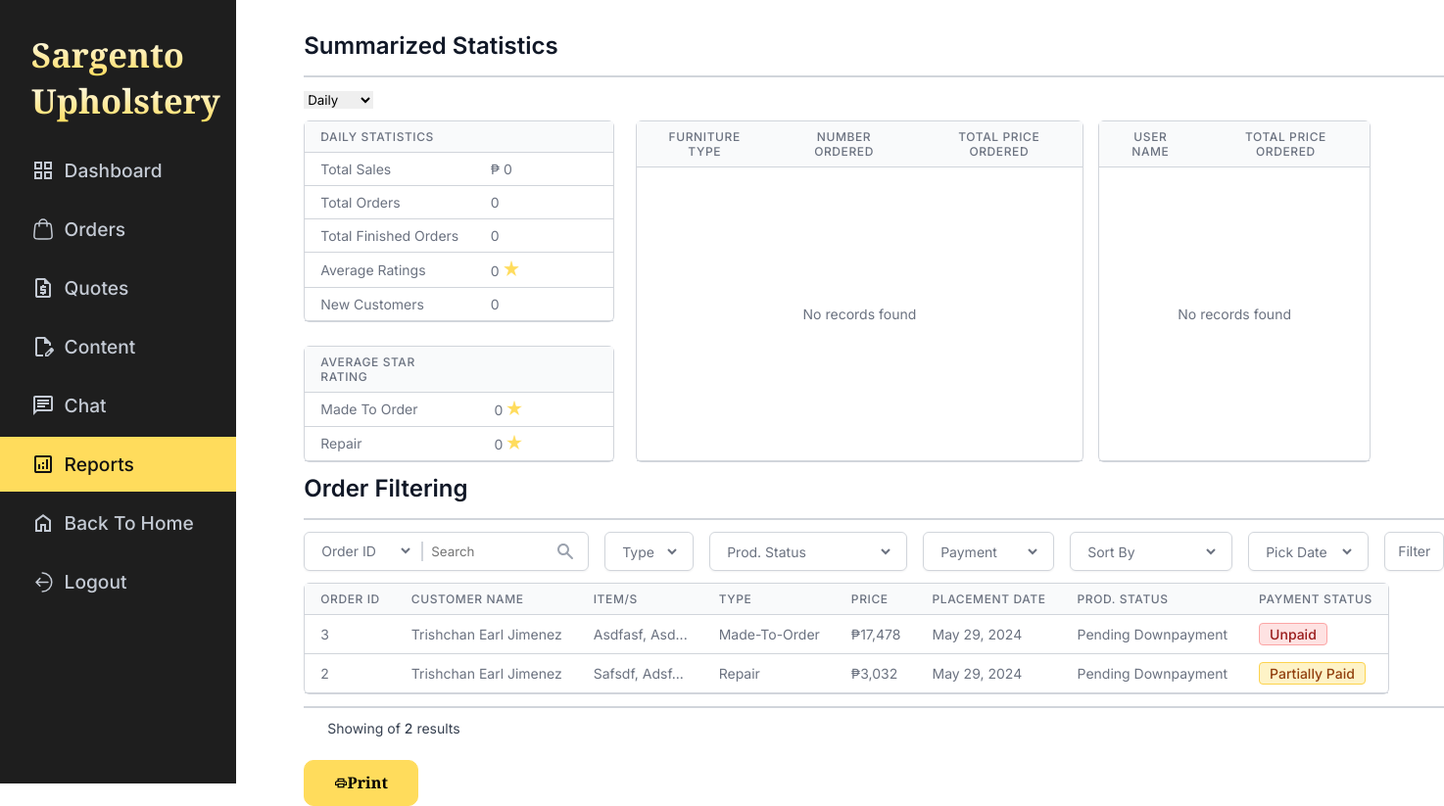
Page /admin/reports.php on the earlier database version.
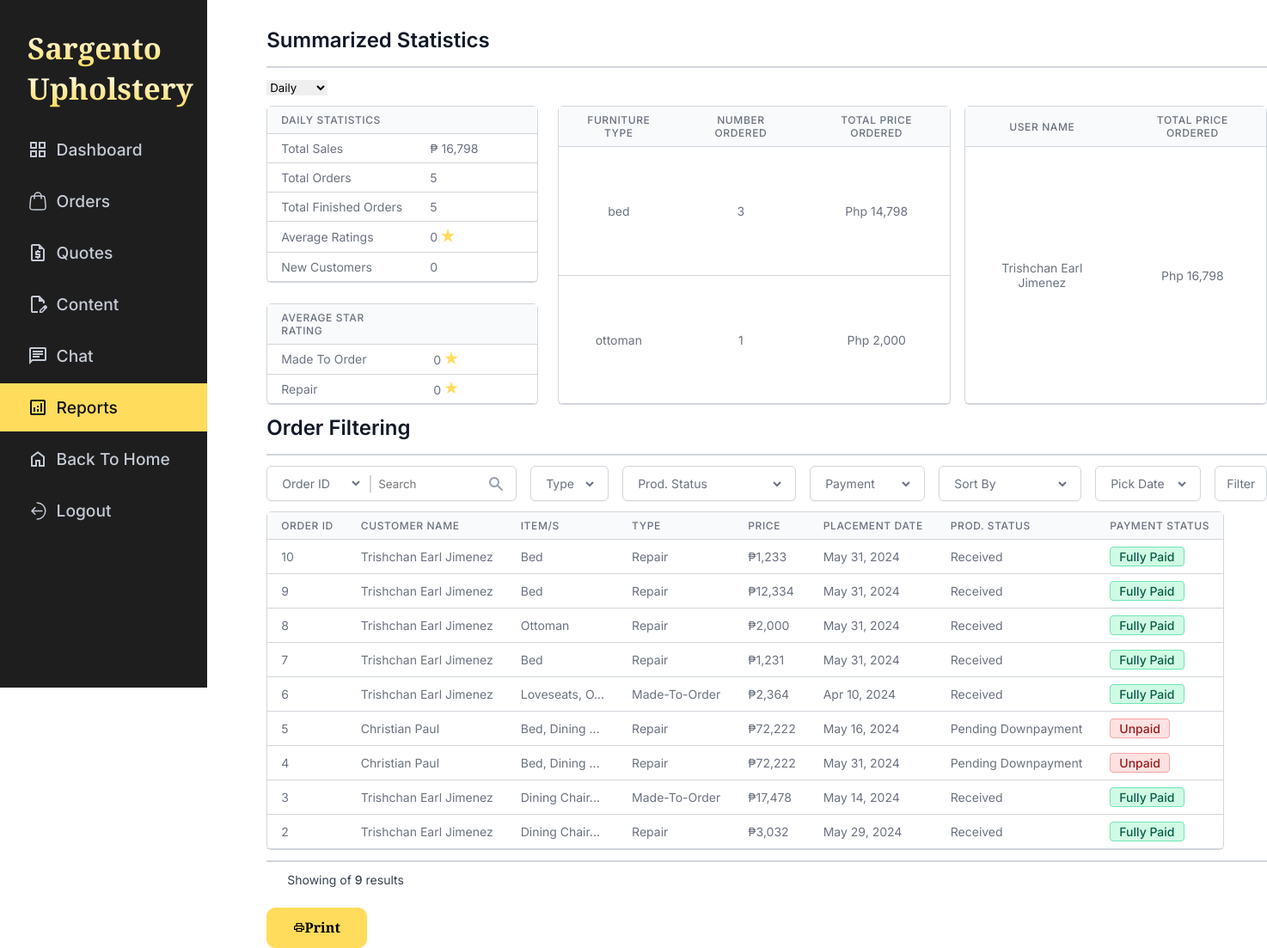
Same page on the later database version.
### tables this page shows
CREATE TABLE `orders` (
  `order_id` int NOT NULL,
  `quote_id` int DEFAULT NULL,
  `order_phase` enum('pending_downpayment','awaiting_furniture','in_production','pending_fullpayment','out_for_delivery','received','cancelled') NOT NULL DEFAULT 'pending_downpayment',
  `payment_phase` enum('unpaid','partially_paid','fully_paid') NOT NULL DEFAULT 'unpaid',
  `cancellation_reason` text,
  `created_at` datetime NOT NULL DEFAULT CURRENT_TIMESTAMP,
  `est_completion_date` date DEFAULT NULL,
  `updated_at` timestamp NOT NULL DEFAULT CURRENT_TIMESTAMP
);

### admin/reports.php (the view, shortened to what the changed rows need)
<?php
require '../database_connection.php';
$order_sort = $_GET['order-sort'] ?? '';
$count_query = "
    SELECT
        COUNT(*) AS total_records
    FROM
        orders O
    JOIN
        quotes Q USING(quote_id)
    JOIN
        users U ON Q.customer_id = U.user_id
    WHERE 1
";
$query = "
    SELECT
        O.order_id,
        U.name AS customer_name,
        Q.service_type AS order_type,
        Q.total_price AS price,
        GROUP_CONCAT(CONCAT(UPPER(SUBSTRING(I.furniture, 1, 1)), LOWER(SUBSTRING(I.furniture, 2))) SEPARATOR ', ') AS item,
        O.created_at AS placement_date,
        O.order_phase AS prod_status,
        O.payment_phase AS payment_status
    FROM
        orders O
    JOIN
        quotes Q USING (quote_id)
    LEFT JOIN
        items I USING (quote_id)
    JOIN
        users U ON Q.customer_id = U.user_id
    WHERE 1
";
$count_result = $conn->query($count_query);
$total_records = $count_result->fetch(PDO::FETCH_ASSOC)['total_records'];
$query .= " GROUP BY O.order_id";
if (!($order_sort === 'default' || empty($order_sort))) {
    $query .= " ORDER BY $order_sort DESC";
} else {
    $query .= " ORDER BY O.updated_at DESC";
}
$query .= " LIMIT 10";
$stmt = $conn->query($query);
$orders = $stmt->fetchAll(PDO::FETCH_ASSOC);
?>
<!DOCTYPE html>
<html lang="en">
<head>
    <link rel="stylesheet" href="../css/global.css">
    <link rel="stylesheet" href="../css/admin/orders.css">
    <link rel="stylesheet" href="../css/sidebar.css">
    <link rel="stylesheet" href="../css/report_generated.css">
    <link rel="stylesheet" href="../css/dashboard.css">
</head>
<body>
<div class="wrapper_body">
<div class="admin-sidebar">
            <h1>
                <p class="text-gold">Sargento</p>
                <p class="text-gold">Upholstery</p>
            </h1>
        </div>
    <div class="orders">
        <?php
        $sql_ranking_system_daily = "
            SELECT
                U.name AS user_name,
                SUM(Q.total_price) AS total_purchased_daily
            FROM
                users U
            JOIN
                quotes Q ON U.user_id = Q.customer_id
            JOIN
                orders O USING(quote_id)
            WHERE
                O.order_phase = 'received'
                AND DATE(O.created_at) = CURDATE()
            GROUP BY
                U.user_id
        ";
        $stmt = $conn->query($sql_ranking_system_daily);
        $results_ranking_daily = $stmt->fetchAll();
        ?>
        <div class="content-container">
            <div class="stats_container">
                <?php
        $stmt = $conn->prepare($sql);
        $stmt->execute();
        $stats = $stmt->fetch(PDO::FETCH_ASSOC);
        $total_revenue_today = number_format($stats['total_revenue_today'] ?? 0);
        $new_orders_today = $stats['new_orders_today'];
        $completed_orders_today = $stats['completed_orders_today'];
        $daily_sql = "
        SELECT
        i.furniture AS furniture_type,
        COUNT(*) AS number_ordered,
        ROUND(SUM(i.item_price), 2) AS total_price_ordered
        FROM items i
        JOIN quotes q ON i.quote_id = q.quote_id
        JOIN orders o ON q.quote_id = o.quote_id
        WHERE o.order_phase = 'received'
        AND DATE(o.created_at) = CURDATE()  -- Filter for current day
        GROUP BY furniture_type;
    ";
    $daily_results = [];
    try {
        $stmt = $conn->query($daily_sql);
        $daily_results = $stmt->fetchAll(PDO::FETCH_ASSOC);
    } catch (PDOException $e) {
        echo "Error: " . $e->getMessage();
    }
        ?>
                <div class="daily_container tab-content" id="daily_container" data-tab="daily">
                    <div class="daily">
                        <table class="order-table">
                            <thead>
                                <tr>
                                    <th>Daily Statistics</th>
                                    <th></th>
                                </tr>
                            </thead>
                            <tbody>
                                <tr>
                                    <td>Total Sales</td>
                                    <td><?= '₱ ' . $total_revenue_today ?></td>
                                </tr>
                                <tr>
                                    <td>Total Orders</td>
                                    <td><?= $new_orders_today ?></td>
                                </tr>
                                <tr>
                                    <td>Total Finished Orders</td>
                                    <td><?= $completed_orders_today ?></td>
                                </tr>
                            </tbody>
                        </table>
                        <table class="order-table">
                            <thead>
                                <tr>
                                    <th>Average Star Rating</th>
                                    <th></th>
                                </tr>
                            </thead>
                        </table>
                    </div>
                    <div class="breakdown_of_furnitures_container">
                    <table class="order-table-breakdown">
                            <thead>
                                <tr>
                                    <th>Furniture Type</th>
                                    <th>Number Ordered</th>
                                    <th>Total Price Ordered</th>
                                </tr>
                            </thead>
                            <tbody>
                                <?php if (empty($daily_results)): ?>
                                    <tr>
                                        <td colspan="3">No records found</td>
                                    </tr>
                                <?php else: ?>
                                    <?php foreach ($daily_results as $row): ?>
                                        <tr>
                                            <td><?php echo htmlspecialchars($row['furniture_type']); ?></td>
                                            <td><?php echo htmlspecialchars($row['number_ordered']); ?></td>
                                            <td><?php echo 'Php ' . number_format($row['total_price_ordered']); ?></td>
                                        </tr>
                                    <?php endforeach; ?>
                                <?php endif; ?>
                            </tbody>
                        </table>
                        <table class="order-table-breakdown">
                            <thead>
                                <tr>
                                    <th>User Name</th>
                                    <th>Total Price Ordered</th>
                                </tr>
                            </thead>
                            <tbody>
                                <?php if (empty($results_ranking_daily)): ?>
                                    <tr>
                                        <td colspan="3">No records found</td>
                                    </tr>
                                <?php else: ?>
                                    <?php foreach ($results_ranking_daily as $row): ?>
                                        <tr>
                                            <td><?php echo htmlspecialchars($row['user_name']); ?></td>
                                            <td><?php echo 'Php ' . number_format($row['total_purchased_daily']); ?></td>
                                        </tr>
                                    <?php endforeach; ?>
                                <?php endif; ?>
                            </tbody>
                        </table>
                    </div>
                </div>
            </div>
            <div class="order-list-reports" id="order-list">
                <table class="order-table">
                    <thead>
                        <tr>
                            <th>Order Id</th>
                            <th>Customer Name</th>
                            <th>ITEM/S</th>
                            <th>Type</th>
                            <th>Price</th>
                            <th>Placement Date</th>
                            <th>Prod. Status</th>
                            <th>Payment Status</th>
                        </tr>
                    </thead>
                    <tbody>
                        <?php
                            foreach($orders AS $order) {
                                $price = is_null($order['price']) ? "N/A" : "₱" . number_format($order['price']);
                                $date = date('M d, Y', strtotime($order['placement_date']));
                                $prod_status = str_replace("_", "-", $order['prod_status']);
                                $prod_status_text = ucwords(str_replace("-", " ", $prod_status));
                                $payment_status = str_replace("_", "-", $order['payment_status']);
                                $payment_status_text = ucwords(str_replace("_", " ", $order['payment_status']));
                                $type = ($order['order_type'] === "mto") ? "Made-To-Order" : "Repair";
                                $item = ucwords($order['item']);
                                if (strlen($item) > 12) {
                                    $item = substr($item, 0, 12) . '...';
                                }
                                echo "
                                <tr data-id='{$order['order_id']}'>
                                    <td>{$order['order_id']}</td>
                                    <td>{$order['customer_name']}</td>
                                    <td>{$item}</td>
                                    <td>{$type}</td>
                                    <td>{$price}</td>
                                    <td>{$date}</td>
                                    <td>
                                        <span data-prod-status='{$prod_status}'>{$prod_status_text}</span>
                                    </td>
                                    <td class='payment-status status'>
                                        <span data-payment='{$payment_status}'>{$payment_status_text}</span>
                                    </td>
                                </tr>
                                ";
                            }
                        ?>
                    </tbody>
                </table>
                <div class="query-records">
                    <div class="record-count">
                        Showing
                        </span> of <span><?= $total_records ?></span> results
                    </div>
                </div>
            </div>
        </div>
</div>
</body>
</html>

Differences in the rows shown:
added orders: order_id "10", customer_name "Trishchan Earl Jimenez", item "Bed", type "Repair", price "₱1,233", created_at "May 31, 2024", order_phase "Received", payment_phase "Fully Paid"
added orders: order_id "9", customer_name "Trishchan Earl Jimenez", item "Bed", type "Repair", price "₱12,334", created_at "May 31, 2024", order_phase "Received", payment_phase "Fully Paid"
added orders: order_id "8", customer_name "Trishchan Earl Jimenez", item "Ottoman", type "Repair", price "₱2,000", created_at "May 31, 2024", order_phase "Received", payment_phase "Fully Paid"
added orders: order_id "7", customer_name "Trishchan Earl Jimenez", item "Bed", type "Repair", price "₱1,231", created_at "May 31, 2024", order_phase "Received", payment_phase "Fully Paid"
added orders: order_id "6", customer_name "Trishchan Earl Jimenez", item "Loveseats, O...", type "Made-To-Order", price "₱2,364", created_at "Apr 10, 2024", order_phase "Received", payment_phase "Fully Paid"
added orders: order_id "5", customer_name "Christian Paul", item "Bed, Dining ...", type "Repair", price "₱72,222", created_at "May 16, 2024", order_phase "Pending Downpayment", payment_phase "Unpaid"
added orders: order_id "4", customer_name "Christian Paul", item "Bed, Dining ...", type "Repair", price "₱72,222", created_at "May 31, 2024", order_phase "Pending Downpayment", payment_phase "Unpaid"
changed orders id 3: item "Asdfasf, Asd..." → "Dining Chair..."; created_at "May 29, 2024" → "May 14, 2024"; order_phase "Pending Downpayment" → "Received"; payment_phase "Unpaid" → "Fully Paid"
changed orders "May 29, 2024": item "Safsdf, Adsf..." → "Dining Chair..."; order_phase "Pending Downpayment" → "Received"; payment_phase "Partially Paid" → "Fully Paid"
Other differences:
$total_revenue_today: "0" → "16,798"
$new_orders_today: "0" → "5"
$completed_orders_today: "0" → "5"
$total_records: "2" → "9"
new list line: "bed 3 Php 14,798"
new list line: "ottoman 1 Php 2,000"
new list line: "Trishchan Earl Jimenez Php 16,798"
text no longer shown: "No records found No records found"
